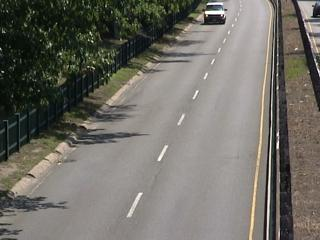
#> input picture train/in000001.jpg, 320 x 240 px; its folder holds 4 pictures in this run
$ python main.py
#> lines starting #> are read from the running program, lines starting #| are printed output that depends on the picture
import numpy as np  # 导入numpy库，用于进行科学计算
import cv2  # 导入OpenCV库，用于图像处理
from sklearn.neighbors import KernelDensity  # 从sklearn库中导入KernelDensity，用于执行核密度估计
import os  # 导入os库，用于处理文件和目录
from tqdm import tqdm  # 从tqdm库中导入tqdm，用于显示进度条
import matplotlib.pyplot as plt  # 导入matplotlib的pyplot，用于绘图
from skimage.transform import resize  # 从skimage库中导入resize，用于调整图像大小
from skimage import img_as_float  # 从skimage库中导入img_as_float，用于将图像转换为浮点数格式
#made by 东华大学 人工智能2201  代码苦手 郭睿知 刘涵帅 曹卢毅 马田泳

# 下面是定义的几个函数，每个函数都有其特定的功能

# 从图像文件夹中读取所有图像并提取颜色特征
# folder_path：图像文件夹路径
# downscale_factor：缩放因子，用于缩小图像尺寸以减少计算量
# sample_fraction：采样比例，决定了从图像中采样多少比例的像素用于特征提取
def load_images_and_extract_features_optimized(folder_path, downscale_factor=2, sample_fraction=0.1):
    # 获取文件夹中所有.jpg结尾的文件名
#> called with folder_path = './train', downscale_factor = 2, sample_fraction = 0.1
    image_filenames = [f for f in os.listdir(folder_path) if f.endswith('.jpg')]
    all_features = []  # 用于存储所有图像的特征
    # 遍历所有图像文件名
    for image_filename in tqdm(image_filenames, desc="加载图像并提取特征"):
        file_path = os.path.join(folder_path, image_filename)  # 获取完整的文件路径
        image = cv2.imread(file_path)  # 使用cv2读取图像
#> image is the input picture: shape (240, 320, 3); mean B, G, R 102.3, 109.6, 112
        if image is None:  # 如果图像读取失败，则跳过
            print(f"警告：'{file_path}' 无法读取，跳过。")
            continue
        # 将图像缩放，并转换为浮点数格式
        image_resized = resize(image, (image.shape[0] // downscale_factor, image.shape[1] // downscale_factor), anti_aliasing=True).astype(np.float32)
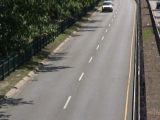
#> image_resized: shape (120, 160, 3) float32; mean B, G, R 0.401, 0.43, 0.439
        # 将BGR图像转换为RGB图像
        image_rgb = cv2.cvtColor((image_resized * 255).astype(np.uint8), cv2.COLOR_BGR2RGB)
        # 将图像数据重塑并归一化
        features = image_rgb.reshape((-1, 3)) / 255.0
        # 从图像中随机采样一定比例的像素
        sampled_features = features[np.random.choice(features.shape[0], int(features.shape[0] * sample_fraction), replace=False), :]
#> sampled_features = 1920 rows, first 8: [0.565, 0.553, 0.533], [0.2, 0.224, 0.2], [0.596, 0.565, 0.522], [0.604, 0.565, 0.525], [0.541, 0.525, 0.514], [0.231, 0.243, 0.243], [0.0627, 0.098, 0.0275], [0.22, 0.227, 0.173]
        all_features.append(sampled_features)  # 将采样得到的特征添加到特征列表中
#> pass 2 of the loop in load_images_and_extract_features_optimized, `for image_filename in tqdm(image_filenames, desc="加载图像并提取特征"):`:
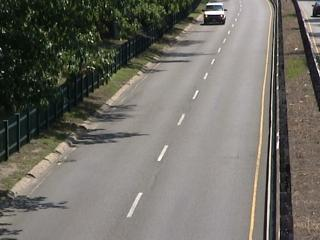
#> input picture train/in000002.jpg, 320 x 240 px
#> in load_images_and_extract_features_optimized, image is the input picture: shape (240, 320, 3); mean B, G, R 102.3, 109.7, 112
#> in load_images_and_extract_features_optimized, `image_resized = resize(image, (image.shape[0] // downscale_factor, ima..`:
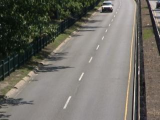
#> image_resized: shape (120, 160, 3) float32; mean B, G, R 0.401, 0.43, 0.439
#> sampled_features = 1920 rows, first 8: [0.0392, 0.0784, 0.0824], [0.663, 0.647, 0.643], [0.576, 0.557, 0.529], [0.627, 0.612, 0.6], [0.392, 0.376, 0.376], [0.0431, 0.0824, 0.051], [0.588, 0.573, 0.576], [0.788, 0.725, 0.651]
#> pass 3 of the loop in load_images_and_extract_features_optimized, `for image_filename in tqdm(image_filenames, desc="加载图像并提取特征"):`:
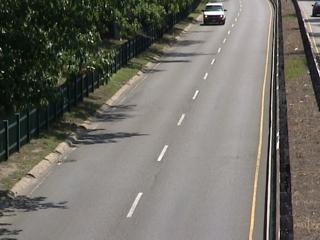
#> input picture train/in000003.jpg, 320 x 240 px
#> in load_images_and_extract_features_optimized, image is the input picture: shape (240, 320, 3); mean B, G, R 102.3, 109.6, 112
#> in load_images_and_extract_features_optimized, `image_resized = resize(image, (image.shape[0] // downscale_factor, ima..`:
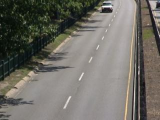
#> image_resized: shape (120, 160, 3) float32; mean B, G, R 0.401, 0.43, 0.439
#> sampled_features = 1920 rows, first 8: [0.62, 0.604, 0.592], [0.365, 0.333, 0.337], [0.549, 0.49, 0.42], [0.635, 0.616, 0.6], [0.31, 0.306, 0.325], [0.62, 0.604, 0.592], [0.165, 0.157, 0.149], [0.216, 0.251, 0.141]
#> the loop made 4 passes; the first 3 are shown
    return np.vstack(all_features)  # 将所有图像的特征堆叠成一个矩阵并返回

# 创建并训练KDE模型
# features：用于训练KDE模型的特征数据
# bandwidth：带宽参数，影响KDE模型的平滑程度
def train_kde(features, bandwidth=1.2):
    print("开始训练KDE模型...")
    kde = KernelDensity(kernel='epanechnikov', bandwidth=bandwidth)  # 创建KDE模型
    kde.fit(features)  # 使用特征数据训练KDE模型
    print("KDE模型训练完成。")
    return kde  # 返回训练好的KDE模型

# 绘制3D颜色映射图，用于测试图像
# test_images_folder：测试图像文件夹路径
# kde：训练好的KDE模型
# downscale_factor：缩放因子
def plot_3d_kde_color_map_for_test_images(test_images_folder, kde, downscale_factor=1):
    # 遍历测试图像文件夹中的所有.jpg图像文件
#> (the run stopped early here; a loop or call above may not have finished)
